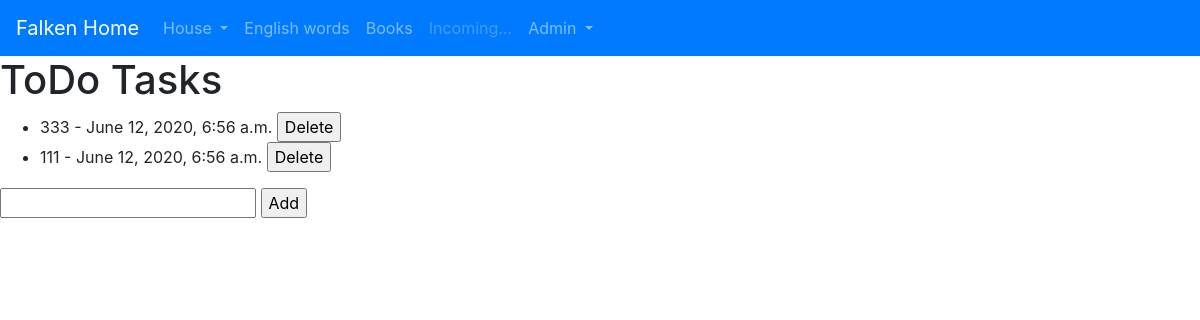
Page /todo/ on the earlier database version.
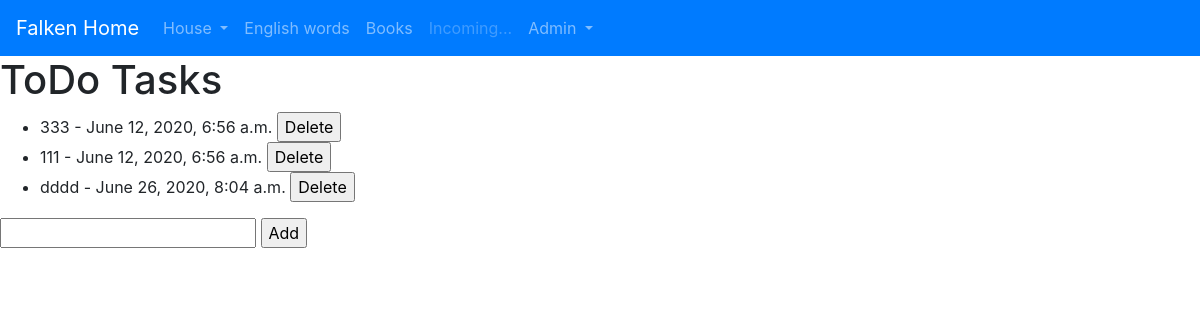
Same page on the later database version.
### app_todo/models.py (models this page shows)
class TodoItem(models.Model):
    content = models.TextField()
    date_created = models.DateTimeField(default=now)

### app_todo/views.py (the view)
# urls.py: path('', views.todo_view, name='todo_view'),
def todo_view(request):
    all_todo_items = TodoItem.objects.all()
    return render(request, 'todo/todo.html', {'all_items': all_todo_items})

### app_todo/templates/todo/todo.html
{% extends 'base.html' %}
{% block content %}
<h1>ToDo Tasks</h1>
<ul>
    {% for todo_item in all_items %}
    <li>{{ todo_item.content }} - {{ todo_item.date_created  }}
        <form action="/todo/delete_todo/{{todo_item.id}}/"
              style="display: inline;"
              method="POST"> {% csrf_token %}
            <input type="submit" value="Delete">
        </form>
    </li>
    {% endfor %}
</ul>
<form action="/todo/add_todo/" method="POST"> {% csrf_token %}
    <input type="text" name="content">
    <input type="submit" value="Add">
</form>
{% endblock content %}

Differences in the rows shown:
added TodoItem: content "dddd", date_created "June 26, 2020, 8:04 a.m."
